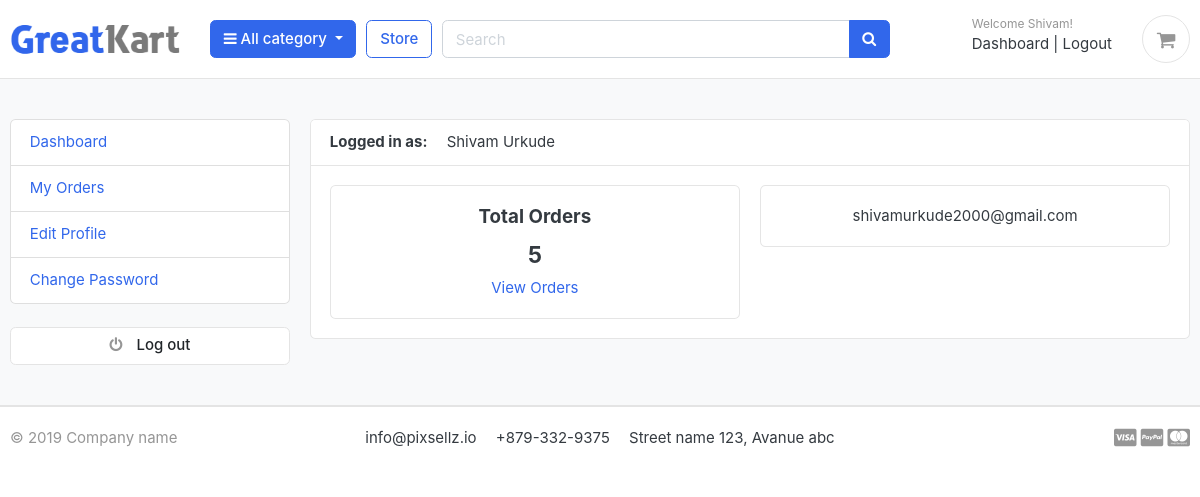
Screenshot of /accounts/dashboard/ (signed in) with the database file from the repository.
### accounts/models.py (models this page shows, shortened)
class Account(AbstractBaseUser):
    first_name      = models.CharField(max_length=50)
    last_name       = models.CharField(max_length=50)
    username        = models.CharField(max_length=50, unique=True)
    email           = models.EmailField(max_length=100, unique=True)
    phone_number    = models.CharField(max_length=50)
    date_joined     = models.DateTimeField(auto_now_add=True)
    last_login      = models.DateTimeField(auto_now_add=True)
    is_admin        = models.BooleanField(default=False)
    is_staff        = models.BooleanField(default=False)
    is_active       = models.BooleanField(default=False)
    is_superadmin   = models.BooleanField(default=False)
    USERNAME_FIELD = 'email'
    REQUIRED_FIELDS = ['username', 'first_name', 'last_name']
    objects = MyAccountManager()
    def full_name(self):
        return f'{self.first_name} {self.last_name}'

### accounts/views.py (the view)
# urls.py: path('dashboard/', views.dashboard, name='dashboard'),
@login_required(login_url = 'login')
def dashboard(request):
    orders = Order.objects.order_by('-created_at').filter(user_id=request.user.id, is_ordered=True)
    orders_count = orders.count()
    context = {
        'orders_count': orders_count,
    }
    return render(request, 'accounts/dashboard.html', context)

### category/context_processers.py (called while the page is built)
def menu_links(request):
    links = Category.objects.all()
    return dict(links=links)

### category/models.py (called while the page is built)
    def get_url(self):
        return reverse('products_by_category', args=[self.slug])

### templates/accounts/dashboard.html (shortened to what this page needs)
{% extends 'base.html' %}
{% block content %}
<section class="section-conten padding-y bg">
<div class="container">
	<div class="row">
	{% include 'includes/dashboard_sidebar.html' %}
	<main class="col-md-9">
		<article class="card">
		<header class="card-header">
			<strong class="d-inline-block mr-3">Logged in as:</strong>
			<span>{{user.full_name}}</span>
		</header>
		<div class="card-body">
			<div class="row">
			<div class="col-md-6">
				<div class="card" style="text-align:center;">
					<div class="card-body">
						<h5 class="card-title">Total Orders</h5>
						<h4>{{orders_count}}</h4>
						<a href="{% url 'my_orders' %}">View Orders</a>
					</div>
				</div>
			</div>
			<div class="col-md-6">
				<div class="card" style="text-align:center;">
					<div class="card-body">
						<p class="mb-0">{{user.email}}</p>
					</div>
				</div>
			</div>
			</div>
		</div>
		</article>
	</main>
</div>
</div>
</section>
{% endblock %}

### templates/includes/navbar.html (shortened to what this page needs)
{% load static %}
<header class="section-header">
<section class="header-main border-bottom">
  <div class="container">
<div class="row align-items-center">
  <div class="col-lg-2 col-md-3 col-6">
    <a href="{% url 'home' %}" class="brand-wrap">
      <img class="logo" src="{% static './images/logo.png' %}">
    </a>
  </div>
  <div class="col-lg col-sm col-md col-6 flex-grow-0">
    <div class="category-wrap dropdown d-inline-block float-right">
      <button type="button" class="btn btn-primary dropdown-toggle" data-toggle="dropdown">
        <i class="fa fa-bars"></i> All category
      </button>
    </div>
  </div>
  <a href="{% url 'store' %}" class="btn btn-outline-primary">Store</a>
  <div class="col-lg  col-md-6 col-sm-12 col">
    <form action="{% url 'search' %}" class="search" method='GET'>
      <div class="input-group w-100">
          <input type="text" class="form-control" style="width:60%;" placeholder="Search" name="keyword" required>
          <div class="input-group-append">
            <button class="btn btn-primary" type="submit">
              <i class="fa fa-search"></i>
            </button>
          </div>
        </div>
    </form>
  </div>
  <div class="col-lg-3 col-sm-6 col-8 order-2 order-lg-3">
        <div class="d-flex justify-content-end mb-3 mb-lg-0">
          {% if user.id is None %}
          <div class="widget-header">
            <small class="title text-muted">Welcome guest!</small>
            <div>
              <a href="{% url 'login' %}">Sign in</a> <span class="dark-transp"> | </span>
              <a href="{% url 'register' %}"> Register</a>
            </div>
          </div>
          {% else %}
          <div class="widget-header">
            <small class="title text-muted">Welcome {{user.first_name}}!</small>
            <div>
              <a href="{% url 'dashboard' %}">Dashboard</a> <span class="dark-transp"> | </span>
              <a href="{% url 'logout' %}"> Logout</a>
            </div>
          </div>
          {% endif %}
          <a href="{% url 'cart' %}" class="widget-header pl-3 ml-3">
            <div class="icon icon-sm rounded-circle border"><i class="fa fa-shopping-cart"></i></div>
          </a>
        </div>
      </div>
</div>
  </div>
</section>
</header>

### static/css/ui.css (style rules this page uses)
html { font-family: "Inter", sans-serif; font-size: 15px; }
.icon-xs, .icon-sm, .icon-md, .icon-lg { display: inline-block; text-align: center; flex-shrink: 0; flex-grow: 0; }
.icon-sm { width: 48px; height: 48px; line-height: 48px !important; font-size: 20px; }
.padding-y { padding-top: 40px; padding-bottom: 40px; }
article:after, .form-group:after { display: block; clear: both; content: ""; }
.bg { background-color: #f8f9fa; }
.header-main { position: relative; padding-top: 1rem; padding-bottom: 1rem; }
.brand-wrap .logo, .navbar-brand .logo { margin-right: 7px; max-height: 42px; display: inline-block; }
.widget-header { display: inline-block; vertical-align: middle; position: relative; }
.widget-header a { color: #343a40; }
.widget-header i { color: #969696; }
.widget-header .title { display: block; }

### rows the page displays
Account: first_name "Shivam", full_name "Shivam Urkude", email "shivamurkude2000@gmail.com"

### other values shown
{{ orders_count }} "5"
